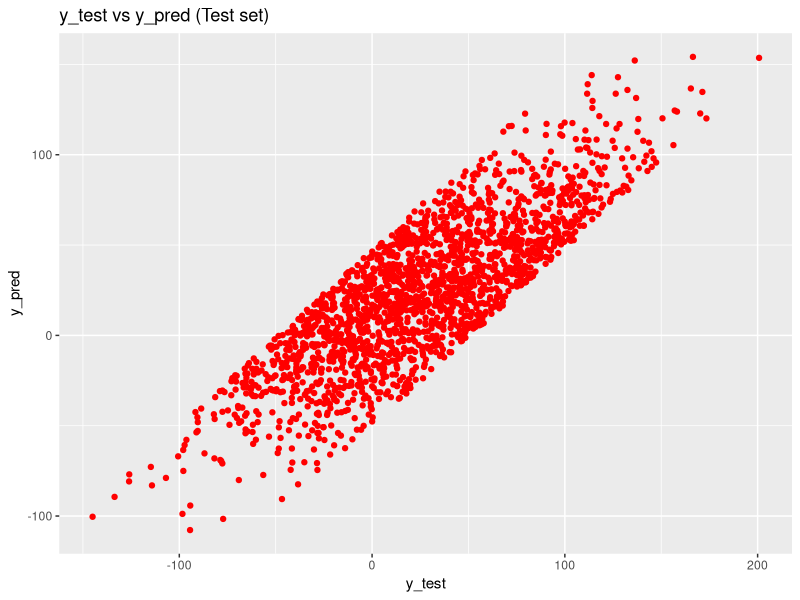

Write the R code that produced this figure.

RMSE = function(a, b){
  sqrt(mean((a - b)^2))
}

# Import the dataset
dataset <- read.csv('multipleRegression.csv')
print(colnames(dataset))

dataset <- dataset[,-1]
print(colnames(dataset))
# Splitting the dataset 
library(caTools)
split = sample.split(dataset$X, SplitRatio = 0.8)
training_set = subset(dataset, split == TRUE)
test_set = subset(dataset, split == FALSE)

#Scaling
training_set[,1:2] = scale(training_set[,1:2])
test_set[,1:2] = scale(test_set[,1:2])

# Regressor
regressor = lm(formula = y ~ .,
               data = training_set)

# Predicting the Test set results
y_pred = predict(regressor, newdata = test_set)


# Visualising the test versus prediction results
library(ggplot2)
ggplot() +
  geom_point(aes(x = test_set$y, y = predict(regressor, newdata = test_set)),
             colour = 'red') +
  ggtitle('y_test vs y_pred (Test set)') +
  xlab('y_test') +
  ylab('y_pred')

print(summary(regressor))
print("=========================")
print(RMSE(test_set$y, y_pred))
